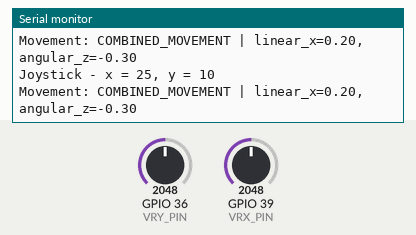
Recording of a program running on a simulated ESP32. Shown: the last lines printed to the serial monitor. The test bench sets the inputs (shaded band); at power-on: GPIO 39 (VRX_PIN) = 2048, GPIO 36 (VRY_PIN) = 2048. WiFi joins after 1.5 s; servers stay silent unless stated.

Above: at 5.0 s.
5.1 s: GPIO 39 (VRX_PIN) set to 2389
At 5.28 s:
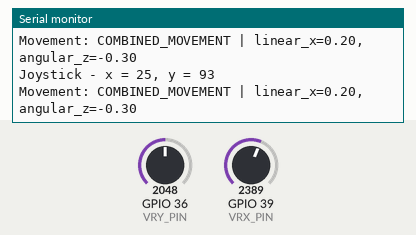
6.6 s: GPIO 39 (VRX_PIN) set to 2452
At 6.87 s:
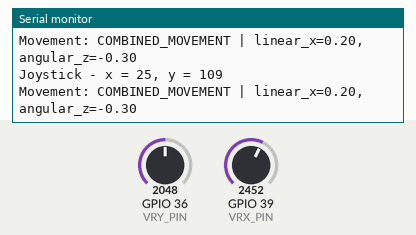
Timing chart, 0 to 9.6 s (numbered marks = the images above; inputs shaded):
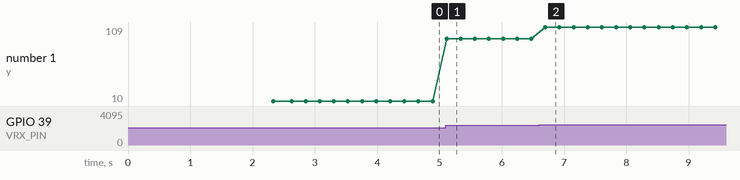

Measured:
- after the input at 5.1 s, the serial monitor: prints a new line at once (image 1)
- after the input at 6.6 s, the serial monitor: prints a new line after 0.10 s (image 2)
- plotted number 1: 10 → 93 after the input at 5.1 s, 93 → 109 after the input at 6.6 s

The program:

main.cpp
```cpp
/**
 * ESP32 Socket.IO Client for ROS2 Delivery Bridge
 *
 * A Socket.IO implementation for ESP32 that connects to the
 * delivery_bridge ROS2 package to send cmd_vel commands.
 *
 * Features:
 * - Socket.IO communication with delivery_bridge
 * - cmd_vel event emission for robot control
 * - Automatic reconnection logic
 * - Event callbacks
 * - State machine for movement demo
 *
 * @author Kaléin Tamaríz - TheBIGduke
 * @version 3.0.0
 *
 */
#include <Arduino.h>            // Arduino core functions for PlatformIO
#include <WiFi.h>               // ESP32 WiFi functionality
#include <SocketIOclient.h>     // Socket.IO client library

// ============= CONFIGURATION SECTION =============
// Update these values for your specific setup

// WiFi credentials
const char* ssid = "ESP32";
const char* password = "12345678";

// Socket.IO server (replace with your computer's IP where delivery_bridge is running)
const char* socketio_host = "192.168.0.103";
const int socketio_port = 9009;

// Joystick pins
#define VRX_PIN  39 // ESP32 pin GPIO39 (ADC3) connected to VRX pin
#define VRY_PIN  36 // ESP32 pin GPIO36 (ADC0) connected to VRY pin

// Joystick calibration values
#define CENTER_X 1945
#define CENTER_Y 2005
#define MAX_X    4095
#define MAX_Y    4095

// Movement parameters
const float LINEAR_SPEED_FULL = 0.4;   // Full linear velocity (m/s)
const float LINEAR_SPEED_HALF = 0.2;   // Half linear velocity (m/s)
const float ANGULAR_SPEED_FULL = 0.6;  // Full angular velocity (rad/s)
const float ANGULAR_SPEED_HALF = 0.3;  // Half angular velocity (rad/s)

// Speed thresholds (based on joystick range)
const int SPEED_THRESHOLD = 250;  // Threshold for half vs full speed

// Robot states
enum RobotState {
  FORWARD,
  ROTATE_RIGHT,
  ROTATE_LEFT,
  BACKWARD
};

SocketIOclient socketIO;

// Joystick and control variables
int valueX = 0; // to store the X-axis value
int valueY = 0; // to store the Y-axis value
unsigned long lastCmdVel = 0;
const unsigned long CMD_VEL_INTERVAL = 100; // Interval to send cmd_vel commands

// Socket.IO event handler
void socketIOEvent(socketIOmessageType_t type, uint8_t * payload, size_t length) {
  switch(type) {
    case sIOtype_DISCONNECT:
      Serial.printf("[IOc] Disconnected!\n");
      break;
    case sIOtype_CONNECT:
      Serial.printf("[IOc] Connected to url: %s\n", payload);
      // Join default namespace (no auto join in Socket.IO)
      socketIO.send(sIOtype_CONNECT, "/");
      break;
    case sIOtype_EVENT:
      Serial.printf("[IOc] get event: %s\n", payload);
      break;
    case sIOtype_ACK:
      Serial.printf("[IOc] get ack: %u\n", length);
      break;
    case sIOtype_ERROR:
      Serial.printf("[IOc] get error: %u\n", length);
      break;
    case sIOtype_BINARY_EVENT:
    case sIOtype_BINARY_ACK:
      // Not used in this example
      break;
  }
}

String getMovementDescription(float linear_x, float angular_z) {
  if (linear_x > 0 && angular_z == 0) return "FORWARD";
  else if (linear_x < 0 && angular_z == 0) return "BACKWARD";
  else if (linear_x == 0 && angular_z > 0) return "ROTATE_LEFT";
  else if (linear_x == 0 && angular_z < 0) return "ROTATE_RIGHT";
  else if (linear_x == 0 && angular_z == 0) return "STOPPED";
  else return "COMBINED_MOVEMENT";
}

void sendCmdVel(float linear_x, float angular_z) {
  // Create cmd_vel JSON payload
  String payload = "[\"cmd_vel\",{\"linear_x\":" + String(linear_x) + ",\"angular_z\":" + String(angular_z) + "}]";

  // Send cmd_vel event to delivery_bridge
  socketIO.sendEVENT(payload);

  Serial.println("Movement: " + getMovementDescription(linear_x, angular_z) + " | linear_x=" + String(linear_x) + ", angular_z=" + String(angular_z));
}

void readJoystick() {
  // Read X and Y analog values
  valueX = analogRead(VRY_PIN);
  valueY = analogRead(VRX_PIN);

  // Map so center is 0, left/up is -100 and right/down is +100
  valueX = (valueX - CENTER_X) * 1000 / MAX_X;
  valueY = (valueY - CENTER_Y) * 1000 / MAX_Y;

  // Apply custom deadzone
  const int deadzone = 4; // Adjust as needed
  if (abs(valueX) < deadzone) valueX = 0;
  if (abs(valueY) < deadzone) valueY = 0;

  // Debug output
  Serial.print("Joystick - x = ");
  Serial.print(valueX);
  Serial.print(", y = ");
  Serial.println(valueY);
}

float calculateLinearSpeed(int joystickValue) {
  int absValue = abs(joystickValue);

  if (absValue == 0) {
    return 0.0;
  }
  else if (absValue <= SPEED_THRESHOLD) {
    // Half speed for middle range
    return (joystickValue > 0) ? LINEAR_SPEED_HALF : -LINEAR_SPEED_HALF;
  }
  else {
    // Full speed for extreme positions
    return (joystickValue > 0) ? LINEAR_SPEED_FULL : -LINEAR_SPEED_FULL;
  }
}

float calculateAngularSpeed(int joystickValue) {
  int absValue = abs(joystickValue);

  if (absValue == 0) {
    return 0.0;
  }
  else if (absValue <= SPEED_THRESHOLD) {
    // Half speed for middle range
    return (joystickValue > 0) ? ANGULAR_SPEED_HALF : -ANGULAR_SPEED_HALF;
  }
  else {
    // Full speed for extreme positions
    return (joystickValue > 0) ? ANGULAR_SPEED_FULL : -ANGULAR_SPEED_FULL;
  }
}

void processJoystickInput() {
  float linear_x = 0.0;
  float angular_z = 0.0;

  // Calculate speeds based on joystick positions
  // Forward/Backward control (Y-axis)
  if (valueY != 0) {
    linear_x = calculateLinearSpeed(valueY);
  }

  // Left/Right rotation control (X-axis)
  if (valueX != 0) {
    angular_z = -calculateAngularSpeed(valueX); // Negative for correct rotation direction
  }

  sendCmdVel(linear_x, angular_z);
}

void setup() {
  Serial.begin(9600);
  Serial.setDebugOutput(true);

  // Set the ADC attenuation to 11 dB (up to ~3.3V input)
  analogSetAttenuation(ADC_11db);

  // Connect to WiFi network
  WiFi.begin(ssid, password);

  // Verify connection and return state
  while (WiFi.status() != WL_CONNECTED) {
    delay(1000);
    Serial.println("Connecting to WiFi...");
  }

  Serial.println("Connected to WiFi");
  Serial.print("IP address: ");
  Serial.println(WiFi.localIP());

  // Setup Socket.IO client
  socketIO.begin(socketio_host, socketio_port, "/socket.io/?EIO=4");
  socketIO.onEvent(socketIOEvent);

  Serial.println("=== ESP32 Joystick Control Started ===");
  Serial.println("Joystick Controls with Variable Speed:");
  Serial.println("- Y-axis: Forward/Backward movement");
  Serial.println("- X-axis: Left/Right rotation");
  Serial.println("- Speed: Half speed for |value| <= " + String(SPEED_THRESHOLD) + ", Full speed for |value| > " + String(SPEED_THRESHOLD));
  Serial.println("- Linear speeds: Half=" + String(LINEAR_SPEED_HALF) + "m/s, Full=" + String(LINEAR_SPEED_FULL) + "m/s");
  Serial.println("- Angular speeds: Half=" + String(ANGULAR_SPEED_HALF) + "rad/s, Full=" + String(ANGULAR_SPEED_FULL) + "rad/s");
}

void loop() {
  socketIO.loop();

  // Read joystick input
  readJoystick();

  // Send cmd_vel commands at regular intervals
  if (millis() - lastCmdVel >= CMD_VEL_INTERVAL) {
    lastCmdVel = millis();
    processJoystickInput();
  }

  delay(200); // Delay to match your joystick reading rate
}
```
